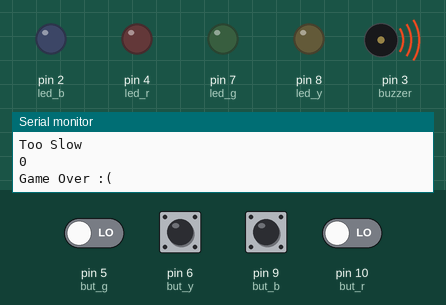
Simulated run of this sketch. Board: Arduino Uno, built with avr-gcc and run on an emulated ATmega328P. Shown: output pins drawn as LEDs (lit = HIGH), buzzer (waves = sounding), the last lines printed to the serial monitor. The inputs (shaded band) are chosen by the test bench; at power-on: pin 5 (but_g), pin 6 (but_y), pin 9 (but_b), pin 10 (but_r) LOW. Random numbers use the default seed unless the sketch sets one.

Above: at 3.3 s.
3.4 s: pin 5 (but_g) driven HIGH and pin 10 (but_r) driven HIGH
At 6.3 s:
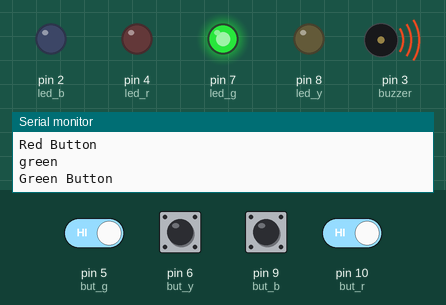
6.4 s: pin 9 (but_b) pulled HIGH for 1 s
At 7.3 s:
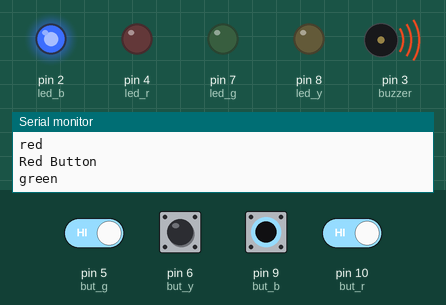
9.0 s: pin 5 (but_g) driven LOW
At 10.5 s:
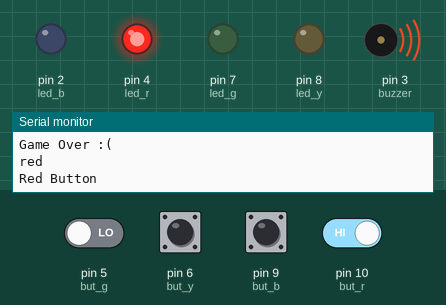
12.0 s: pin 10 (but_r) driven LOW
At 14.9 s:
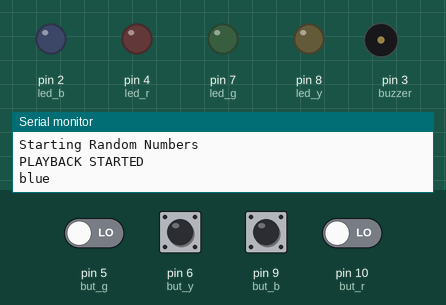
15.0 s: pin 6 (but_y) pulled HIGH for 1 s
At 16.0 s:
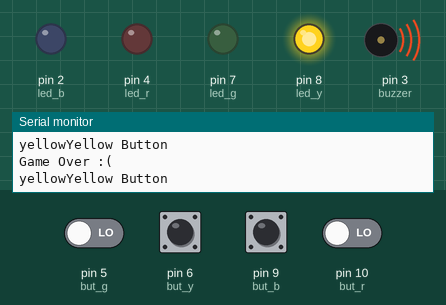
18.0 s: pin 5 (but_g) driven HIGH
At 20.8 s:
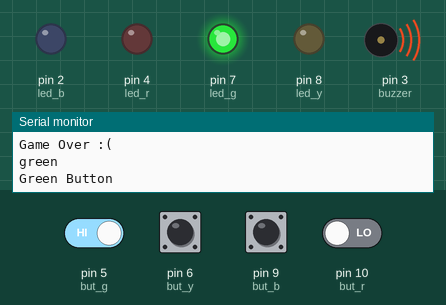
Timing chart, 0 to 22.0 s (numbered marks = the images above; inputs shaded):
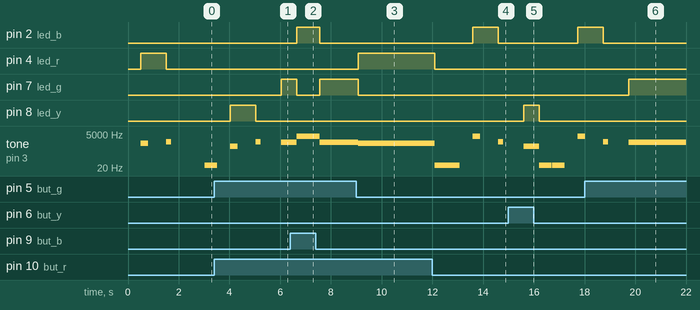

Measured:
- after the input at 3.4 s, pin 7 (led_g): LOW → HIGH after 2.6 s
- after the input at 6.4 s, pin 2 (led_b): LOW → HIGH after 0.25 s, → LOW 0.92 s later; pin 7 (led_g): HIGH → LOW after 0.25 s, → HIGH 0.92 s later; tone on pin 3 (buzzer): 1319 Hz → 3520 Hz after 0.25 s, → 1319 Hz 0.92 s later
- after the input at 9.0 s, pin 4 (led_r): LOW → HIGH after 0.08 s; pin 7 (led_g): HIGH → LOW after 0.08 s; tone on pin 3 (buzzer): 1319 Hz → 1109 Hz after 0.08 s
- after the input at 12.0 s, pin 2 (led_b): LOW → HIGH after 1.6 s, → LOW 1.0 s later; pin 4 (led_r): HIGH → LOW after 0.09 s; tone on pin 3 (buzzer): plays 31 Hz for 0.99 s, 3520 Hz for 0.30 s, 1397 Hz for 0.20 s, starting after 0.09 s
- after the input at 15.0 s, pin 8 (led_y): LOW → HIGH after 0.61 s, → LOW 0.60 s later
- after the input at 18.0 s, pin 7 (led_g): LOW → HIGH after 1.7 s
- by itself, tone on pin 3 (buzzer): plays 1109 Hz for 0.30 s, 1397 Hz for 0.20 s, 31 Hz for 0.38 s

The sketch:

simon.ino
```cpp
#include "notes.h"  //1 = 49 (r), 2 = 50 (g), 3 = 51 (b), 4 = 52 (y)

int led_b = 2;
int led_r = 4;
int led_g = 7;
int led_y = 8;

int but_b = 9;
int but_r = 10;
int but_g = 5;
int but_y = 6;

int buzzer = 3;

int gameSpeed = 500;

byte memory[100];

bool playBack = false;
bool gameInput = false;
bool mute = false;

bool bActive = false;
bool rActive = false;
bool gActive = false;
bool yActive = false;

bool won = false;

void setup() {
   pinMode(led_b,OUTPUT);
   pinMode(led_r,OUTPUT);
   pinMode(led_g,OUTPUT);
   pinMode(led_y,OUTPUT);

   pinMode(but_b,INPUT);
   pinMode(but_r,INPUT);
   pinMode(but_g,INPUT);
   pinMode(but_y,INPUT);

   Serial.begin(9600);
   randomSeed(analogRead(0));  //Need to do this so random numbers are actually random
   addRandom();

}

void loop() {

 if(gameInput){   //This section starts the actual 'game' portion
  gameInput = false;
  reset_leds();
  if(!mute)tone(buzzer,NOTE_F6,200);
  delay(1000);


  for(int z = 0; z < 100; z++){  //Loops through all the memory slots, if there isn't anything stored it ends the game section and adds another number
    delay(10);
    if(memory[z]!=0){
      resetButtons();  //Clear out button input before each required input, otherwise will lose after the first one every time
      won = false;
      switch(memory[z]){
        case 49:  //If the required led is red
        for(int t = 0; t < 500; t++){


          checkButtons();
          delay(1);
          if(bActive || gActive || yActive){  //Check fail states first
            delay(300);
            fail();
          }

          if(rActive){  //Check success state, if it is also false, fail due to time
            Serial.println("Got 'em");
            delay(300);
            success();
            break;
          }
        }
        if(!won){
           //Not fast enough, FAIL!
          Serial.println("Too Slow");
          Serial.println(rActive);
          fail();
        }
        break;

        case 50:  //If the required led is green
        for(int t = 0; t < 500; t++){


          checkButtons();
          delay(1);

          if(bActive || rActive || yActive){ //Check fail states first
            delay(300);
            fail();
          }

          if(gActive){  //Check success state, if it is also false, fail due to time
            Serial.println("Got 'em");
            delay(300);
            success();
            break;
          }
        }
        if(!won){
          Serial.println(gActive);
           //Not fast enough, FAIL!
          Serial.println("Too Slow");
          fail();
        }
        break;

        case 51:  //If the required led is blue
        for(int t = 0; t < 500; t++){


          checkButtons();
          delay(1);
          if(rActive || gActive || yActive){  //Check fail states first
            delay(300);
            fail();
          }

          if(bActive){  //Check success state, if it is also false, fail due to time
            Serial.println("Got 'em");
            delay(300);
            success();
            break;
          }
        }
        if(!won){
          //Not fast enough, FAIL!
          Serial.println("Too Slow");
          Serial.println(bActive);
          fail();
        }
        break;

        case 52:  //If the required led is yellow
       for(int t = 0; t < 500; t++){


          checkButtons();
          delay(1);
          if(bActive || gActive || rActive){  //Check fail states first
            delay(300);
            fail();
          }

          if(yActive){  //Check success state, if it is also false, fail due to time
            delay(300);
            success();
            break;
          }


      }
          if(!won){
            //Not fast enough, FAIL!
          Serial.println("Too Slow");
          Serial.println(yActive);
          fail();
          }
        break;

        default:
        Serial.println(memory[z]);
        break;
      }
    }else{
      //No more new numbers, time to add more!
      delay(500);
      Serial.println("Starting Random Numbers");
      addRandom();
      break;
    }
  }
 }

if(playBack){  //Start playing back all of the buttons stored, if 0, stop the loop
  playBack = false;
  Serial.println("PLAYBACK STARTED");

    for(int i = 0; i < 100; i++){
     // Serial.println(memory[i]);
      delay(gameSpeed);

    if(memory[i] != 0){
     // Serial.print(memory[i]);
      switch(memory[i]){
        case 49:
        active_r();
        delay(500);
        break;

        case 50:
        active_g();
        delay(500);
        break;

        case 51:
        active_b();
        delay(500);
        break;

        case 52:
        active_y();
        delay(500);
        break;

        default:
        Serial.println("Kinda F?");
        break;
      }
    }else{
      //MEMORY IS CURRENTLY 0, STOP PLAYBACK AND START INPUT!!!!
      gameInput = true;
      break;
    }
  }
}

}

void reset_leds(){
  analogWrite(led_b,LOW);
  analogWrite(led_r,LOW);
  analogWrite(led_g,LOW);
  analogWrite(led_y,LOW);
}

void checkButtons(){
  if(digitalRead(but_r) == HIGH){
  active_r();
  rActive = true;
  Serial.println("Red Button");
}

if(digitalRead(but_g) == HIGH){
  active_g();
  gActive = true;
  Serial.println("Green Button");
}

if(digitalRead(but_b) == HIGH){
  active_b();
  bActive = true;
  Serial.println("Blue Button");
}

if(digitalRead(but_y) == HIGH){
  active_y();
  yActive = true;
  Serial.println("Yellow Button");
}
}

void resetButtons(){
  bActive = false;
  rActive = false;
  gActive = false;
  yActive = false;
}

void reset_mem(){
  for(int x = 0; x < 100; x++){
    memory[x] = 0;
  }
}

void active_r(){
  if(!mute)tone(buzzer,NOTE_CS6,300);
  reset_leds();
  digitalWrite(led_r,HIGH);
  Serial.println("red");
}

void active_g(){
  if(!mute)tone(buzzer,NOTE_E6,300);
  reset_leds();
  digitalWrite(led_g,HIGH);
  Serial.println("green");
}

void active_b(){
  if(!mute)tone(buzzer,NOTE_A7,300);
  reset_leds();
  digitalWrite(led_b,HIGH);
  Serial.println("blue");
}

void active_y(){
  if(!mute)tone(buzzer,NOTE_E5,300);
  reset_leds();
  digitalWrite(led_y,HIGH);
  Serial.print("yellow");
}

void addRandom(){  //Pick a random color to add to the list
  int temp = random(49,53);
  for(int y = 0; y < 100; y++){
    if(memory[y] == 0){
      memory[y] = (byte)temp;

      playBack = true;
      break;
    }
  }
  //Max has been reached!
}

void gameStart(){
  reset_mem();
  reset_leds();
}

 int checkInput(){
  Serial.println("Checking...");
  if(digitalRead(but_r) == HIGH){
    return  49;
  }
  if(digitalRead(but_g) == HIGH){
    return  50;
  }
  if(digitalRead(but_b) == HIGH){
    return  51;
  }
  if(digitalRead(but_y) == HIGH){
    return  52;
  }

  return 0;
}

void fail(){
  resetButtons();
  tone(buzzer,NOTE_B0,500);
  Serial.println("Game Over :(");
  gameStart();
}

void success(){
  Serial.println("Got 'em");
  won = true;
}
```

notes.h
```cpp
/*************************************************
 * Public Constants
 *************************************************/

#define NOTE_B0  31
#define NOTE_C1  33
#define NOTE_CS1 35
#define NOTE_D1  37
#define NOTE_DS1 39
#define NOTE_E1  41
#define NOTE_F1  44
#define NOTE_FS1 46
#define NOTE_G1  49
#define NOTE_GS1 52
#define NOTE_A1  55
#define NOTE_AS1 58
#define NOTE_B1  62
#define NOTE_C2  65
#define NOTE_CS2 69
#define NOTE_D2  73
#define NOTE_DS2 78
#define NOTE_E2  82
#define NOTE_F2  87
#define NOTE_FS2 93
#define NOTE_G2  98
#define NOTE_GS2 104
#define NOTE_A2  110
#define NOTE_AS2 117
#define NOTE_B2  123
#define NOTE_C3  131
#define NOTE_CS3 139
#define NOTE_D3  147
#define NOTE_DS3 156
#define NOTE_E3  165
#define NOTE_F3  175
#define NOTE_FS3 185
#define NOTE_G3  196
#define NOTE_GS3 208
#define NOTE_A3  220
#define NOTE_AS3 233
#define NOTE_B3  247
#define NOTE_C4  262
#define NOTE_CS4 277
#define NOTE_D4  294
#define NOTE_DS4 311
#define NOTE_E4  330
#define NOTE_F4  349
#define NOTE_FS4 370
#define NOTE_G4  392
#define NOTE_GS4 415
#define NOTE_A4  440
#define NOTE_AS4 466
#define NOTE_B4  494
#define NOTE_C5  523
#define NOTE_CS5 554
#define NOTE_D5  587
#define NOTE_DS5 622
#define NOTE_E5  659
#define NOTE_F5  698
#define NOTE_FS5 740
#define NOTE_G5  784
#define NOTE_GS5 831
#define NOTE_A5  880
#define NOTE_AS5 932
#define NOTE_B5  988
#define NOTE_C6  1047
#define NOTE_CS6 1109
#define NOTE_D6  1175
#define NOTE_DS6 1245
#define NOTE_E6  1319
#define NOTE_F6  1397
#define NOTE_FS6 1480
#define NOTE_G6  1568
#define NOTE_GS6 1661
#define NOTE_A6  1760
#define NOTE_AS6 1865
#define NOTE_B6  1976
#define NOTE_C7  2093
#define NOTE_CS7 2217
#define NOTE_D7  2349
#define NOTE_DS7 2489
#define NOTE_E7  2637
#define NOTE_F7  2794
#define NOTE_FS7 2960
#define NOTE_G7  3136
#define NOTE_GS7 3322
#define NOTE_A7  3520
#define NOTE_AS7 3729
#define NOTE_B7  3951
#define NOTE_C8  4186
#define NOTE_CS8 4435
#define NOTE_D8  4699
#define NOTE_DS8 4978
```
